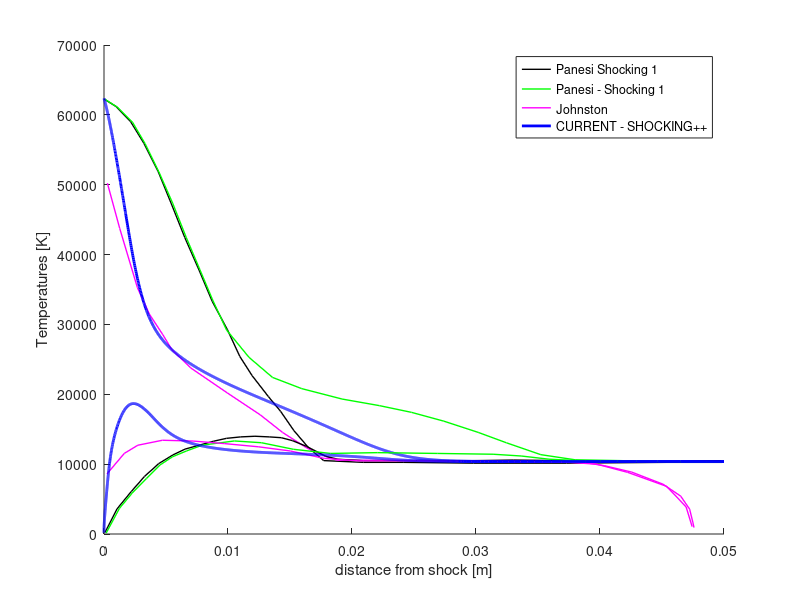

Recreate this plot in MATLAB.
close all
clear
clc

% Load the solution
xT_Panesi1  = load('data_reference/T_pan_shocking1.dat');
xTv_Panesi1 = load('data_reference/Tv_pan_shocking1.dat');

xT_Panesi2  = load('data_reference/T_pan_shocking2.dat');
xTv_Panesi2 = load('data_reference/Tv_pan_shocking2.dat');

xT_Johnston  = load('data_reference/T_johnston.dat');
xTv_Johnston = load('data_reference/Tv_johnston.dat');

% Load shocking result
dd_S = load('shocking_output.dat');

xx_S = dd_S(:,1);
Xi_S = dd_S(:,2:end-3);
uu_S = dd_S(:,end-2);
TT_S = dd_S(:,end-1);
Tv_S = dd_S(:,end);

% PLOT
figure
hold on
% translational temperatures:
plot(xT_Panesi1(:,1), xT_Panesi1(:,2), '-k', 'linewidth', 1)
plot(xT_Panesi2(:,1), xT_Panesi2(:,2), '-g', 'linewidth', 1)
plot(xT_Johnston(:,1), xT_Johnston(:,2), '-m', 'linewidth', 1)
plot(xx_S, TT_S, 'b', 'linewidth', 2)
% vibrational temperatures
plot(xTv_Panesi1(:,1), xTv_Panesi1(:,2), '-k', 'linewidth', 1)
plot(xTv_Panesi2(:,1), xTv_Panesi2(:,2), '-g', 'linewidth', 1)
plot(xTv_Johnston(:,1), xTv_Johnston(:,2), '-m', 'linewidth', 1)
plot(xx_S, Tv_S, 'b', 'linewidth', 2)

legend('Panesi Shocking 1', 'Panesi - Shocking 1', 'Johnston', 'CURRENT - SHOCKING++')

ylabel('Temperatures [K]')
xlabel('distance from shock [m]')

print('Temp.png')


fprintf('=====>  Press RETURN to quit  <=====\n')
pause()
